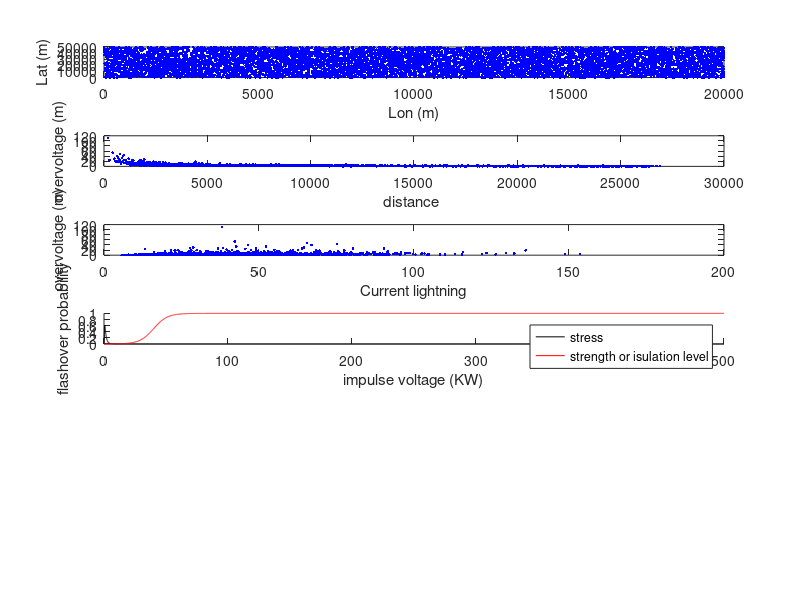

MATLAB code to generate this figure:
clear;
clc;

N = 10000;

for i = 1:N
    data(i,1) = rand*20000;
    data(i,2) = rand*50000;
end

subplot(6,1,1);
plot(data(:,1),data(:,2),'b. ');
xlabel('Lon (m)')
ylabel('Lat (m)')

%calc stats
mediaX = mean(data(:,1));
medianaX = median(data(:,1));
mediaY = mean(data(:,2));
medianaY = median(data(:,2));

%calc ground flash density

%lightning current dis
mu=log(27.7); %peak current value > for any LLC
sigma=0.461; % standadr deviation

c = 3e8; %sp of light

%calc overvoltages due to near strike

h = 15; %(m)

%power line location in horizontal plane
x_loc = 10000;%now we do an specific point
y_loc = 25000;



for i = 1:1:N
    data(i,1) = rand*20000; % x
    data(i,2) = rand*50000; % y
    data(i,3) = lognrnd(mu,sigma); %random log normal distribution of the lightning peak current
    data(i,4) = c/(sqrt(1+(500/data(i,3)))); %return stroke speed.

    test(i,1) = log(data(i,3)); % log (I) to calculate
    
    %check if not a direct strike


    d(i,1) = sqrt((x_loc-data(i,1))^2 +(y_loc-data(i,2))^2);%distance of the overvoltage, now from a single point

    data(i,5) = 30*(1+(data(i,4)/c)/sqrt(2-(data(i,4)/c)^2))*(h*data(i,3)/d(i,1)); %overvoltage value for each strike
    test(i,2) = log(data(i,5)); 
end


% current statistics
median_I=median(data(:,3));
std_I=std(test(:,1));

%overvoltage stats
median_U=median(data(:,5));
std_U=std(test(:,2));

i=1;
for U=0.0001:0.05:500 %distribution value of the stress curve, we choose 500KW but we could choose more than that, it will chop the infinit""" distribution 
    P_U(i,1)=U;
    z=log(U/median_U)/std_U;
    P_U(i,2)= (1/(std_U*U*sqrt(2*pi)))*exp(-1*(z^2)/2);
    i=i+1;
end

%cumulative distribution function, not used a lot
[fil,col]=size(P_U);%get size of P_U, use the size as index
acc(1,1)=0;
j=2;
for i=2:1:fil
    acc(j,1)=acc(j-1,1)+P_U(i,2)*(P_U(i,1)-P_U(i-1,1));
    j=j+1;
end

%k=1.8 b=10 c=4 parameter of weibull distribution (shape and scale)

i=1;
for U=0.0001:0.05:500 %i believe this is the isulation curve somehow
    Pt_U(i,1)=U;
    Pt_U(i,2)= (1/(1+exp(-1.8*((U/10)-4))));
    i=i+1;
end

%calculation of risk, convolution
[fil,col]=size(P_U);
risk=0;
deltaU= (P_U(2,1)-P_U(1,1));
for i=1:fil
    risk=risk + (P_U(i,2)*Pt_U(i,2))*deltaU;
end

risk

%plot histogram to see log normal distribution
subplot(6,1,2);
plot(d(:,1),data(:,5),'b. ');
xlabel('distance ')
ylabel('overvoltage (m)')

subplot(6,1,3);
plot(data(:,3),data(:,5),'b. '); % doesnt make a lot of sense because also depends of DISTANCE so , if there is a grat induced overvoltage it could be that its just too close to the power line
xlabel('Current lightning')
ylabel('overvoltage (m)')


subplot(6,1,4);%non intuitive
hold on
plot(P_U(:,1),P_U(:,2),'k'); % doesnt make a lot of sense because also depends of DISTANCE so , if there is a grat induced overvoltage it could be that its just too close to the power line
hold on
plot(Pt_U(:,1),Pt_U(:,2),'r'); %insulation curve? he calls it strength
xlabel('impulse voltage (KW)')
ylabel('flashover probability')
legend('stress','strength or isulation level');
hold off

